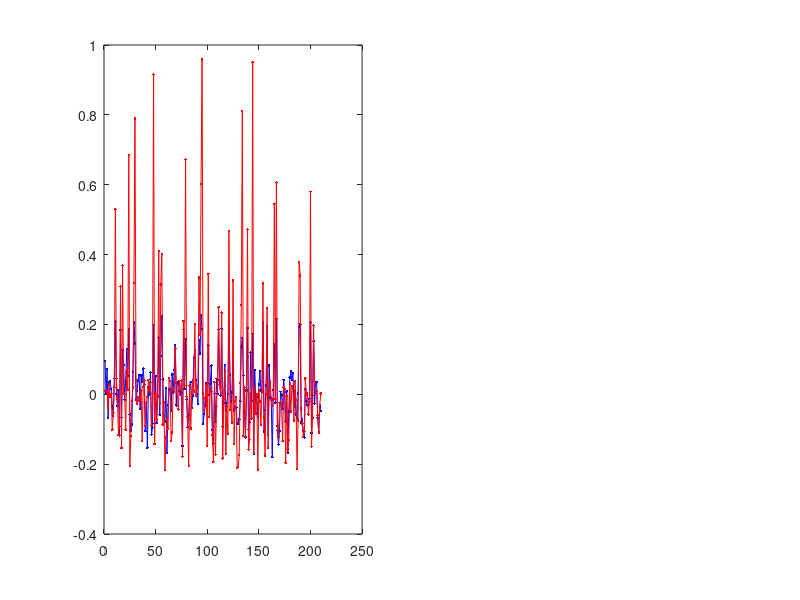

MATLAB code to generate this figure: (Note: this script raises an error after producing the figure.)
clc;
clear all;
close all;
n=300;
target=zeros(n,1);
output=zeros(n,1);
x1=unifrnd(-2*pi,2*pi, [n 1]);
y1=unifrnd(-2*pi,2*pi, [n 1]);
target=sin(x1)./x1.*sin(y1)./y1;

data=[x1 y1];
epoch=500;
number_train=round(0.7*n);
number_test=n-number_train;
number_mf=10;
Mean_mf_x=linspace(-2*pi,2*pi,number_mf);
Mean_mf_y=linspace(-2*pi,2*pi,number_mf);
Sigma_mf_x=unifrnd(1,2,[1,number_mf]);
Sigma_mf_y=unifrnd(1,2,[1,number_mf]);
rule=zeros(1,number_mf*number_mf);



eta=0.2;
eta_m=0.001;
number_parameter=3*number_mf;
f1=zeros(1,number_mf*number_mf);
parameter_c=unifrnd(-0.1,0.1,[number_mf*number_mf,3]);
for iter=1:epoch
   for i=1:number_train     
       x=data(i,1);
       y=data(i,2);
       x_input=unifrnd(x,x,[1,number_mf]);
       y_input=unifrnd(y,y,[1,number_mf]);
       sub_rule_x=exp(-0.5*((x_input-Mean_mf_x)./(Sigma_mf_x)).^2); 
       sub_rule_y=exp(-0.5*((y_input-Mean_mf_y)./(Sigma_mf_y)).^2);
       c=1;
       for p=1:number_mf
         for r=1:number_mf   
           rule(c)= sub_rule_x(p)*sub_rule_y(r);
           c=c+1;
         end
       end
       sum_rule=sum(rule);
       rule=rule/sum_rule;
       output=0;
       ss=1;
       for tr=1:number_mf*number_mf
           f1(ss)=parameter_c(ss,1)+parameter_c(ss,2)*x+parameter_c(ss,3)*y;
           output=output+f1(ss)*rule(ss);
           ss=ss+1;
       end
       
       output_final=output;
       %****************************
       error=target(i)-output_final;
       ss=1;
       for tr=1:number_mf*number_mf
          parameter_c(ss,1)=parameter_c(ss,1)+eta*error*rule(ss);
          parameter_c(ss,2)=parameter_c(ss,2)+eta*error*rule(ss)*x;
          parameter_c(ss,3)=parameter_c(ss,3)+eta*error*rule(ss)*y;
          ss=ss+1;
       end
%        for t=1:number_mf
%           Mean_mf(t)=Mean_mf(t)+eta_m*error*(x-Mean_mf(t))*rule(t)*f1(t);
%           Sigma_mf(t)=Sigma_mf(t)+(eta_m*error*(x-Mean_mf(t))^2*rule(t)*f1(t))/(Sigma_mf(t)^3);
%        end            
   end
   
 for i=1:number_train     
       x=data(i,1);
       y=data(i,2);
       x_input=unifrnd(x,x,[1,number_mf]);
       y_input=unifrnd(y,y,[1,number_mf]);
       sub_rule_x=exp(-0.5*((x_input-Mean_mf_x)./(Sigma_mf_x)).^2); 
       sub_rule_y=exp(-0.5*((y_input-Mean_mf_y)./(Sigma_mf_y)).^2);
       c=1;
       for p=1:number_mf
         for r=1:number_mf   
           rule(c)= sub_rule_x(p)*sub_rule_y(r);
           c=c+1;
         end
       end
       sum_rule=sum(rule);
       rule=rule/sum_rule;
       output1=0;
       ss=1;
       for tr=1:number_mf*number_mf
           f1(ss)=parameter_c(ss,1)+parameter_c(ss,2)*x+parameter_c(ss,3)*y;
           output1=output1+f1(ss)*rule(ss);
           ss=ss+1;
       end
       output(i)=output1
 end


figure(1);
subplot(1,2,1),plot(output(1:number_train),'.-b');
hold on;
subplot(1,2,1),plot(target(1:number_train),'.-r');
hold off;
mse1=mse(output(1:number_train)-target(1:number_train)');
title(sprintf('Sugeno Train - Sinc(x)*Sinc(y)\nEpoch = %d    MSE = %.10f ',iter,mse1),'fontsize',10,'fontweight','b');
legend('Sugeno Train','Target');

 for i=1:number_test     
       x=data(number_train+i,1);
       y=data(number_train+i,2);
       x_input=unifrnd(x,x,[1,number_mf]);
       y_input=unifrnd(y,y,[1,number_mf]);
       sub_rule_x=exp(-0.5*((x_input-Mean_mf_x)./(Sigma_mf_x)).^2); 
       sub_rule_y=exp(-0.5*((y_input-Mean_mf_y)./(Sigma_mf_y)).^2);
       c=1;
       for p=1:number_mf
         for r=1:number_mf   
           rule(c)= sub_rule_x(p)*sub_rule_y(r);
           c=c+1;
         end
       end
       sum_rule=sum(rule);
       rule=rule/sum_rule;
       output1=0;
       ss=1;
       for tr=1:number_mf*number_mf
           f1(ss)=parameter_c(ss,1)+parameter_c(ss,2)*x+parameter_c(ss,3)*y;
           output1=output1+f1(ss)*rule(ss);
           ss=ss+1;
       end
       output(number_train+i)=output1
 end


subplot(1,2,2),plot(output(number_train+1:n),'.-b');
hold on;
subplot(1,2,2),plot(target(number_train+1:n),'.-r');
hold off;
mse1=mse(output(number_train+1:n)-target(number_train+1:n)');
title(sprintf('Sugeno Test - Sinc(x)*Sinc(y)\n    MSE = %.10f ',mse1),'fontsize',10,'fontweight','b');
legend('Sugeno Test','Target');
end


